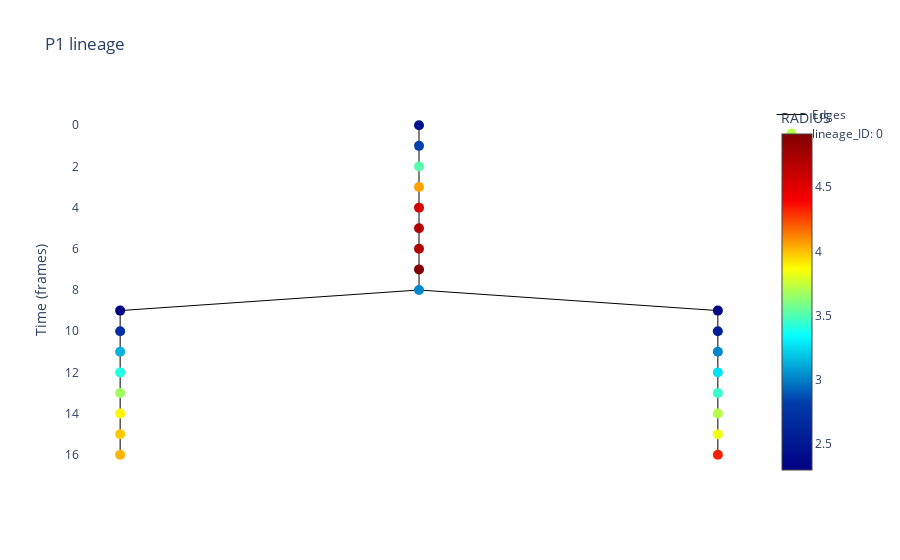
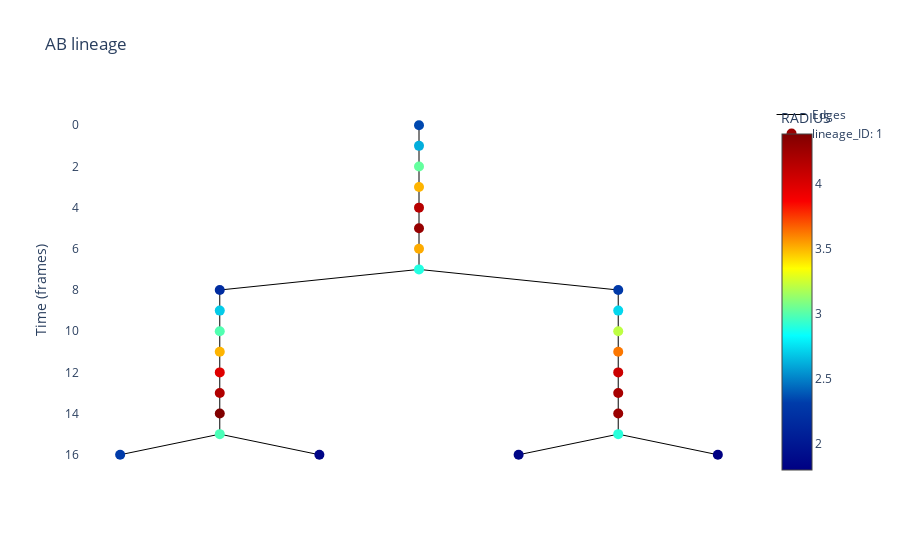
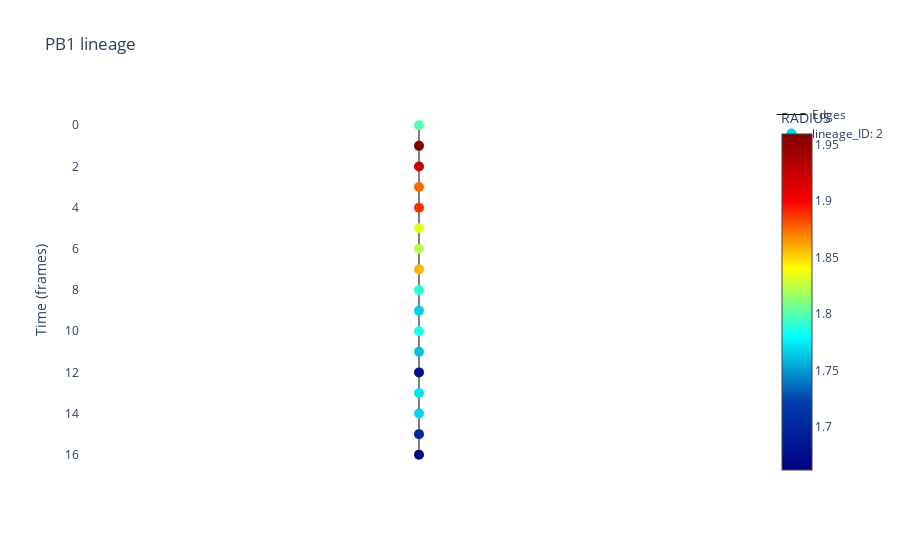
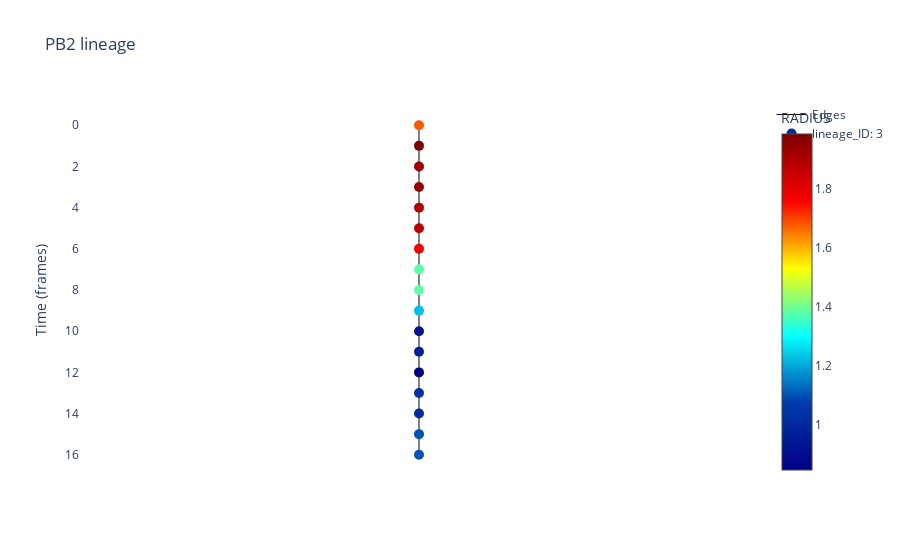

Notebook code for these charts, in order:
### Markdown cell above
We find 4 lineages. In the _C.elegans_ embryo:
- PB1 and PB2 are the polar bodies. They don't divide. By convention, PB1 is the one that does not move and is used to identify the anterior side of the embryo.
- The AB cell primarily gives rise to ectodermal tissues, including the nervous system, hypodermis (skin), and parts of the pharynx. When P0 divides in AB and P1, AB goes on the anterior side.
- The P1 lineage primarily contributes to the mesodermal and endodermal tissues, as well as the germline. This cell goes on the posterior side.

Let's plot the lineages that were tracked.

pycellin includes a `plot()` function that can directly diplay the lineages hierarchy.
These plots reproduce what is shown in TrackScheme: The position of cells is discarded, and they are simply shown with their relationship over time. The time is in the Y axis, from top to bottom. The X axis is simply used to stack sibblings.

pycellin generates an interactive plot thanks to plotly. You can hover the mouse over a node to show information. Additionnally, you can specify a feature to map the node color on a color map.
In the example below we show the cell name and radius in the hover, and use the radius to generate node colors.

### Code cell
for lin in cell_lins:
    first_cell = lin.get_root()
    lineage_name = lin.nodes[first_cell]["name"]
    lin.plot(
        title=f"{lineage_name} lineage",
        node_colormap_feature="RADIUS", 
        node_hover_features=["name", "RADIUS"], 
        node_color_scale="jet",
        node_marker_style=dict(
            size=10,
            symbol="circle",
        ),  # style of the nodes
        edge_line_style=dict(
            color="black",
            width=1,
            dash="solid",
        ), 
        plot_bgcolor="white",
    )

### Figure 1 — Plotly figure (JSON) as saved in the notebook; plotly's stock layout.template omitted (floating-point values rounded to 4 significant figures)
{"data": [{"line": {"color": "black", "dash": "solid", "width": 1}, "mode": "lines", "name": "Edges", "text": [], "type": "scatter", "x": [0.5, 0.5, null, 0, 0, null, 0, 0, null, -0.5, -0.5, null, 0, -0.5, null, 0, 0.5, null, 0.5, 0.5, null, 0, 0, null, 0, 0, null, -0.5, -0.5, null, 0.5, 0.5, null, 0, 0, null, 0, 0, null, 0.5, 0.5, null, -0.5, -0.5, null, 0.5, 0.5, null, 0, 0, null, -0.5, -0.5, null, -0.5, -0.5, null, 0.5, 0.5, null, 0, 0, null, 0.5, 0.5, null, -0.5, -0.5, null, -0.5, -0.5, null], "y": [14, 15, null, 3, 4, null, 7, 8, null, 10, 11, null, 8, 9, null, 8, 9, null, 10, 11, null, 6, 7, null, 4, 5, null, 15, 16, null, 15, 16, null, 5, 6, null, 1, 2, null, 11, 12, null, 11, 12, null, 12, 13, null, 0, 1, null, 12, 13, null, 9, 10, null, 9, 10, null, 2, 3, null, 13, 14, null, 13, 14, null, 14, 15, null]}, {"hoverinfo": "text", "hovertemplate": "%{text}", "marker": {"color": [3.716, 4.058, 4.913, 2.714, 3.026, 2.565, 4.706, 4.55, 3.978, 3.837, 4.689, 2.832, 3.022, 3.137, 3.262, 2.446, 3.403, 2.298, 2.324, 4.021, 3.518, 4.325, 3.449, 3.671, 3.881], "colorbar": {"title": {"text": "RADIUS"}}, "colorscale": [[0, "rgb(0,0,131)"], [0.2, "rgb(0,60,170)"], [0.4, "rgb(5,255,255)"], [0.6, "rgb(255,255,0)"], [0.8, "rgb(250,0,0)"], [1, "rgb(128,0,0)"]], "size": 10, "symbol": "circle"}, "mode": "markers", "name": "lineage_ID: 0", "text": ["name: EMS<br>RADIUS: 3.7164913424570605<br>", "name: P1<br>RADIUS: 4.057923247260989<br>", "name: P1<br>RADIUS: 4.913372637273821<br>", "name: P2<br>RADIUS: 2.714467152400909<br>", "name: P1<br>RADIUS: 3.0257962120355084<br>", "name: EMS<br>RADIUS: 2.564698042074024<br>", "name: P1<br>RADIUS: 4.706380674887512<br>", "name: P1<br>RADIUS: 4.549509990320446<br>", "name: P2<br>RADIUS: 3.9781298468569273<br>", "name: EMS<br>RADIUS: 3.8369072817429455<br>", "name: P1<br>RADIUS: 4.689480221535761<br>", "name: P1<br>RADIUS: 2.832224904521457<br>", "name: EMS<br>RADIUS: 3.0220255319842173<br>", "name: P2<br>RADIUS: 3.137032766315005<br>", "name: EMS<br>RADIUS: 3.2616514518859323<br>", "name: P1<br>RADIUS: 2.4463858994404535<br>", "name: P2<br>RADIUS: 3.4027765795751685<br>", "name: P2<br>RADIUS: 2.2976929804194706<br>", "name: EMS<br>RADIUS: 2.3241055578268184<br>", "name: P2<br>RADIUS: 4.020847603630397<br>", "name: P1<br>RADIUS: 3.518451840596407<br>", "name: EMS<br>RADIUS: 4.325261660019269<br>", "name: EMS<br>RADIUS: 3.44897858931206<br>", "name: P2<br>RADIUS: 3.6712366076755414<br>", "name: P2<br>RADIUS: 3.880691669488799<br>"], "type": "scatter", "x": [0.5, 0, 0, -0.5, 0, 0.5, 0, 0, -0.5, 0.5, 0, 0, 0.5, -0.5, 0.5, 0, -0.5, -0.5, 0.5, -0.5, 0, 0.5, 0.5, -0.5, -0.5], "y": [14, 3, 7, 10, 8, 10, 6, 4, 15, 15, 5, 1, 11, 11, 12, 0, 12, 9, 9, 16, 2, 16, 13, 13, 14]}], "layout": {"hovermode": "closest", "plot_bgcolor": "white", "showlegend": true, "title": {"text": "P1 lineage"}, "xaxis": {"showgrid": false, "showticklabels": false, "zeroline": false}, "yaxis": {"autorange": "reversed", "showgrid": true, "title": {"text": "Time (frames)"}, "zeroline": true}}}

### Figure 2 — Plotly figure (JSON) as saved in the notebook; plotly's stock layout.template omitted (floating-point values rounded to 4 significant figures)
{"data": [{"line": {"color": "black", "dash": "solid", "width": 1}, "mode": "lines", "name": "Edges", "text": [], "type": "scatter", "x": [1, 1, null, 0, 0, null, 0, 1, null, 0, -1, null, -1, -1, null, 1, 1, null, -1, -1, null, 1, 1, null, 0, 0, null, 0, 0, null, -1, -0.5, null, -1, -1.5, null, 1, 1.5, null, 1, 0.5, null, 0, 0, null, 0, 0, null, -1, -1, null, -1, -1, null, 1, 1, null, 1, 1, null, 0, 0, null, -1, -1, null, 1, 1, null, 0, 0, null, -1, -1, null, 1, 1, null, -1, -1, null], "y": [14, 15, null, 3, 4, null, 7, 8, null, 7, 8, null, 8, 9, null, 8, 9, null, 10, 11, null, 10, 11, null, 6, 7, null, 4, 5, null, 15, 16, null, 15, 16, null, 15, 16, null, 15, 16, null, 1, 2, null, 5, 6, null, 12, 13, null, 11, 12, null, 11, 12, null, 12, 13, null, 0, 1, null, 9, 10, null, 9, 10, null, 2, 3, null, 13, 14, null, 13, 14, null, 14, 15, null]}, {"hoverinfo": "text", "hovertemplate": "%{text}", "marker": {"color": [4.271, 3.499, 2.89, 2.178, 2.288, 2.989, 3.212, 3.518, 4.149, 2.975, 2.904, 2.617, 4.288, 3.976, 3.499, 3.623, 4.062, 2.345, 2.693, 2.725, 2.306, 1.857, 3.027, 1.845, 1.798, 4.176, 4.215, 4.38], "colorbar": {"title": {"text": "RADIUS"}}, "colorscale": [[0, "rgb(0,0,131)"], [0.2, "rgb(0,60,170)"], [0.4, "rgb(5,255,255)"], [0.6, "rgb(255,255,0)"], [0.8, "rgb(250,0,0)"], [1, "rgb(128,0,0)"]], "size": 10, "symbol": "circle"}, "mode": "markers", "name": "lineage_ID: 1", "text": ["name: AB.p<br>RADIUS: 4.27062378462962<br>", "name: AB<br>RADIUS: 3.4993584983813997<br>", "name: AB<br>RADIUS: 2.8901529540990007<br>", "name: AB.a<br>RADIUS: 2.1776799509036318<br>", "name: AB.p<br>RADIUS: 2.287555090792667<br>", "name: AB.a<br>RADIUS: 2.988710790245092<br>", "name: AB.p<br>RADIUS: 3.2122928752545405<br>", "name: AB<br>RADIUS: 3.5176920798643874<br>", "name: AB<br>RADIUS: 4.149130354188847<br>", "name: AB.a<br>RADIUS: 2.974962103169778<br>", "name: AB.p<br>RADIUS: 2.904232202082756<br>", "name: AB<br>RADIUS: 2.6169960037264794<br>", "name: AB<br>RADIUS: 4.28791186899909<br>", "name: AB.a<br>RADIUS: 3.9759499406559855<br>", "name: AB.a<br>RADIUS: 3.4985904214255643<br>", "name: AB.p<br>RADIUS: 3.622928350613548<br>", "name: AB.p<br>RADIUS: 4.062106676251701<br>", "name: AB<br>RADIUS: 2.3448113751321205<br>", "name: AB.a<br>RADIUS: 2.693028355359231<br>", "name: AB.p<br>RADIUS: 2.724638552920792<br>", "name: AB.al<br>RADIUS: 2.3059751585497934<br>", "name: AB.pl<br>RADIUS: 1.857033661545671<br>", "name: AB<br>RADIUS: 3.0268229498856147<br>", "name: AB.ar<br>RADIUS: 1.845104273954396<br>", "name: AB.pr<br>RADIUS: 1.79786986223616<br>", "name: AB.a<br>RADIUS: 4.176263811303821<br>", "name: AB.p<br>RADIUS: 4.214903791181496<br>", "name: AB.a<br>RADIUS: 4.380023904468677<br>"], "type": "scatter", "x": [1, 0, 0, -1, 1, -1, 1, 0, 0, -1, 1, 0, 0, -1, -1, 1, 1, 0, -1, 1, -1.5, 0.5, 0, -0.5, 1.5, -1, 1, -1], "y": [14, 3, 7, 8, 8, 10, 10, 6, 4, 15, 15, 1, 5, 12, 11, 11, 12, 0, 9, 9, 16, 16, 2, 16, 16, 13, 13, 14]}], "layout": {"hovermode": "closest", "plot_bgcolor": "white", "showlegend": true, "title": {"text": "AB lineage"}, "xaxis": {"showgrid": false, "showticklabels": false, "zeroline": false}, "yaxis": {"autorange": "reversed", "showgrid": true, "title": {"text": "Time (frames)"}, "zeroline": true}}}

### Figure 3 — Plotly figure (JSON) as saved in the notebook; plotly's stock layout.template omitted (floating-point values rounded to 4 significant figures)
{"data": [{"line": {"color": "black", "dash": "solid", "width": 1}, "mode": "lines", "name": "Edges", "text": [], "type": "scatter", "x": [0, 0, null, 0, 0, null, 0, 0, null, 0, 0, null, 0, 0, null, 0, 0, null, 0, 0, null, 0, 0, null, 0, 0, null, 0, 0, null, 0, 0, null, 0, 0, null, 0, 0, null, 0, 0, null, 0, 0, null, 0, 0, null], "y": [14, 15, null, 0, 1, null, 12, 13, null, 3, 4, null, 7, 8, null, 9, 10, null, 15, 16, null, 8, 9, null, 2, 3, null, 10, 11, null, 1, 2, null, 5, 6, null, 4, 5, null, 6, 7, null, 13, 14, null, 11, 12, null]}, {"hoverinfo": "text", "hovertemplate": "%{text}", "marker": {"color": [1.768, 1.798, 1.681, 1.876, 1.858, 1.766, 1.703, 1.789, 1.924, 1.785, 1.959, 1.662, 1.833, 1.888, 1.823, 1.772, 1.761], "colorbar": {"title": {"text": "RADIUS"}}, "colorscale": [[0, "rgb(0,0,131)"], [0.2, "rgb(0,60,170)"], [0.4, "rgb(5,255,255)"], [0.6, "rgb(255,255,0)"], [0.8, "rgb(250,0,0)"], [1, "rgb(128,0,0)"]], "size": 10, "symbol": "circle"}, "mode": "markers", "name": "lineage_ID: 2", "text": ["name: PB1<br>RADIUS: 1.7682942553669216<br>", "name: PB1<br>RADIUS: 1.7981911722638388<br>", "name: PB1<br>RADIUS: 1.6808381114092394<br>", "name: PB1<br>RADIUS: 1.8758918564501623<br>", "name: PB1<br>RADIUS: 1.8579052084742582<br>", "name: PB1<br>RADIUS: 1.7662871091977164<br>", "name: PB1<br>RADIUS: 1.70274074527743<br>", "name: PB1<br>RADIUS: 1.7890996258778058<br>", "name: PB1<br>RADIUS: 1.923655892592761<br>", "name: PB1<br>RADIUS: 1.785173996970351<br>", "name: PB1<br>RADIUS: 1.95941046399321<br>", "name: PB1<br>RADIUS: 1.6617615322136614<br>", "name: PB1<br>RADIUS: 1.833056539364491<br>", "name: PB1<br>RADIUS: 1.8882801805321134<br>", "name: PB1<br>RADIUS: 1.8227371692742445<br>", "name: PB1<br>RADIUS: 1.7722949347397128<br>", "name: PB1<br>RADIUS: 1.7612491836342503<br>"], "type": "scatter", "x": [0, 0, 0, 0, 0, 0, 0, 0, 0, 0, 0, 0, 0, 0, 0, 0, 0], "y": [14, 0, 12, 3, 7, 9, 15, 8, 2, 10, 1, 16, 5, 4, 6, 13, 11]}], "layout": {"hovermode": "closest", "plot_bgcolor": "white", "showlegend": true, "title": {"text": "PB1 lineage"}, "xaxis": {"showgrid": false, "showticklabels": false, "zeroline": false}, "yaxis": {"autorange": "reversed", "showgrid": true, "title": {"text": "Time (frames)"}, "zeroline": true}}}

### Figure 4 — Plotly figure (JSON) as saved in the notebook; plotly's stock layout.template omitted (floating-point values rounded to 4 significant figures)
{"data": [{"line": {"color": "black", "dash": "solid", "width": 1}, "mode": "lines", "name": "Edges", "text": [], "type": "scatter", "x": [0, 0, null, 0, 0, null, 0, 0, null, 0, 0, null, 0, 0, null, 0, 0, null, 0, 0, null, 0, 0, null, 0, 0, null, 0, 0, null, 0, 0, null, 0, 0, null, 0, 0, null, 0, 0, null, 0, 0, null, 0, 0, null], "y": [14, 15, null, 0, 1, null, 3, 4, null, 12, 13, null, 8, 9, null, 9, 10, null, 15, 16, null, 1, 2, null, 2, 3, null, 5, 6, null, 10, 11, null, 4, 5, null, 6, 7, null, 7, 8, null, 13, 14, null, 11, 12, null]}, {"hoverinfo": "text", "hovertemplate": "%{text}", "marker": {"color": [1.01, 1.679, 1.942, 0.8469, 1.384, 1.23, 1.103, 1.987, 1.925, 1.876, 0.9207, 1.103, 1.89, 1.77, 1.382, 1.045, 0.9634], "colorbar": {"title": {"text": "RADIUS"}}, "colorscale": [[0, "rgb(0,0,131)"], [0.2, "rgb(0,60,170)"], [0.4, "rgb(5,255,255)"], [0.6, "rgb(255,255,0)"], [0.8, "rgb(250,0,0)"], [1, "rgb(128,0,0)"]], "size": 10, "symbol": "circle"}, "mode": "markers", "name": "lineage_ID: 3", "text": ["name: PB2<br>RADIUS: 1.0095616378789627<br>", "name: PB2<br>RADIUS: 1.6791112061101958<br>", "name: PB2<br>RADIUS: 1.9421133782783453<br>", "name: PB2<br>RADIUS: 0.8469438830981862<br>", "name: PB2<br>RADIUS: 1.383813521708876<br>", "name: PB2<br>RADIUS: 1.230222948616314<br>", "name: PB2<br>RADIUS: 1.1028605544021297<br>", "name: PB2<br>RADIUS: 1.986784565869501<br>", "name: PB2<br>RADIUS: 1.9245025722322755<br>", "name: PB2<br>RADIUS: 1.8758918564501623<br>", "name: PB2<br>RADIUS: 0.9207070277780156<br>", "name: PB2<br>RADIUS: 1.1028605544021297<br>", "name: PB2<br>RADIUS: 1.8900367212477913<br>", "name: PB2<br>RADIUS: 1.770296855328959<br>", "name: PB2<br>RADIUS: 1.381806739811918<br>", "name: PB2<br>RADIUS: 1.044936516483969<br>", "name: PB2<br>RADIUS: 0.9633643412813312<br>"], "type": "scatter", "x": [0, 0, 0, 0, 0, 0, 0, 0, 0, 0, 0, 0, 0, 0, 0, 0, 0], "y": [14, 0, 3, 12, 8, 9, 15, 1, 2, 5, 10, 16, 4, 6, 7, 13, 11]}], "layout": {"hovermode": "closest", "plot_bgcolor": "white", "showlegend": true, "title": {"text": "PB2 lineage"}, "xaxis": {"showgrid": false, "showticklabels": false, "zeroline": false}, "yaxis": {"autorange": "reversed", "showgrid": true, "title": {"text": "Time (frames)"}, "zeroline": true}}}
